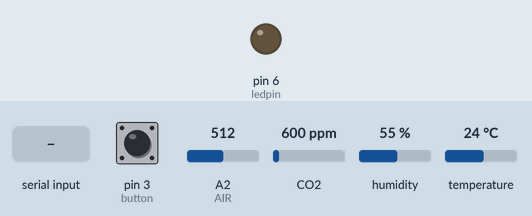
Simulated run of this sketch. Board: Arduino Uno, built with avr-gcc and run on an emulated ATmega328P. Shown: output pins drawn as LEDs (lit = HIGH). The inputs (shaded band) are chosen by the test bench; at power-on: pin 3 (button) LOW, A2 (AIR) = 512, CO2 600 ppm, humidity 55 %, temperature 24 °C. What the sketch prints to the serial monitor is not drawn.

Above: at 1.2 s.
1.3 s: "LED ON" received over the second serial link
At 3.3 s:
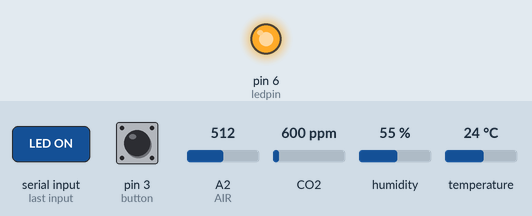
3.8 s: "LED close" received over the second serial link
At 5.4 s:
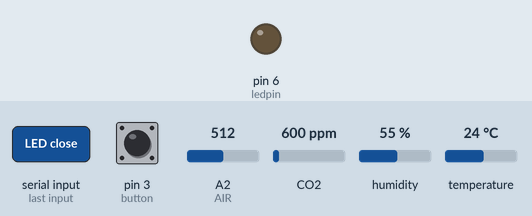
6.3 s: pin 3 (button) pulled HIGH for 0.15 s
At 6.9 s:
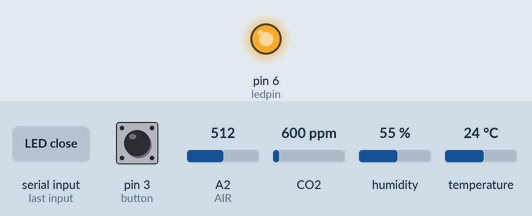
7.9 s: pin 3 (button) pulled HIGH for 1 s
At 9.3 s:
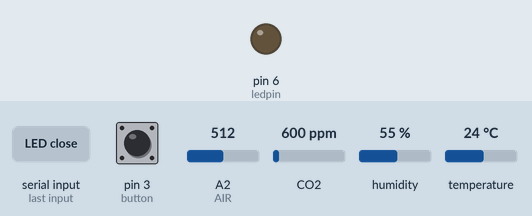
Timing chart, 0 to 10.9 s (numbered marks = the images above; inputs shaded):
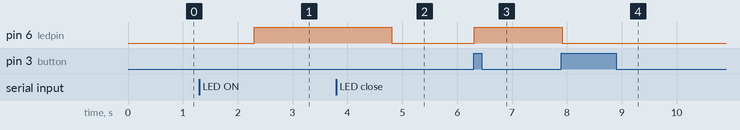

The sketch:

Re_Pi-Arduino.ino
```cpp
//库的引用

#include <DHT.h>
#include <SoftwareSerial.h>
#include<MQ135.h>
//语音控制模块的引脚设置
SoftwareSerial mySerial(4,8);//rx，tx
//各传感器引脚定义
#define ledpin 6
#define button 3
#define AIR 2
#define TP 5
#define DHTTYPE DHT11

String value;
const int A_AIR = 0;
//按键初始化
int ledstate = LOW;
int lastbutton = LOW;
int currenbutton = LOW;


//传感器引脚定义与初始化
MQ135 gasSensor = MQ135(A_AIR);
DHT dht(TP,DHT11);


//语音控制灯光
void controlLED(String command)
{
   if (command == "LED ON") {

    digitalWrite(ledpin, HIGH);
    lastbutton = HIGH;
    currenbutton = LOW;
    ledstate = !ledstate;


  } else if (command == "LED close") {
    digitalWrite(ledpin, LOW);
    lastbutton = HIGH;
    currenbutton = LOW;
    ledstate = !ledstate;
  }

}

void setup() {
//初始化
  dht.begin();
Serial.begin(9600);
 mySerial.begin(9600);
   while(!Serial)
 {;}//等待连接
 //引脚状态设定
  pinMode(ledpin, OUTPUT);
  pinMode(button,INPUT);


}

void loop() {
  //接受Asrpro的串口数据
  if(mySerial.available())
{
   value = mySerial.readString();
  Serial.println(value);
  controlLED(value);
}
  //按键控制灯光
 currenbutton= digitalRead(button);
  if(currenbutton == HIGH && lastbutton == LOW)
  {
    ledstate = !ledstate; // 切换灯的状态
    digitalWrite(ledpin ,ledstate);
    delay(50); // 延迟一段时间，防止按钮抖动影响
  }
  lastbutton = currenbutton;
  int A = analogRead(AIR);//空气质量传感器的数据处理与储存；
  float h = dht.readHumidity();//温度传感器的数据处理与储存；
  float t = dht.readTemperature();//湿度传感器的数据处理与储存；
  float ppm = gasSensor.getPPM();
  float P = (ppm*3.3)/4096;
  Serial.print(h);
  Serial.print(t);
  Serial.print(ppm);

}
```

Measured:
- after the input at 1.3 s, pin 6 (ledpin): LOW → HIGH after 1.0 s
- after the input at 3.8 s, pin 6 (ledpin): HIGH → LOW after 1.0 s
- after the input at 6.3 s, pin 6 (ledpin): LOW → HIGH at once
- after the input at 7.9 s, pin 6 (ledpin): HIGH → LOW at once
